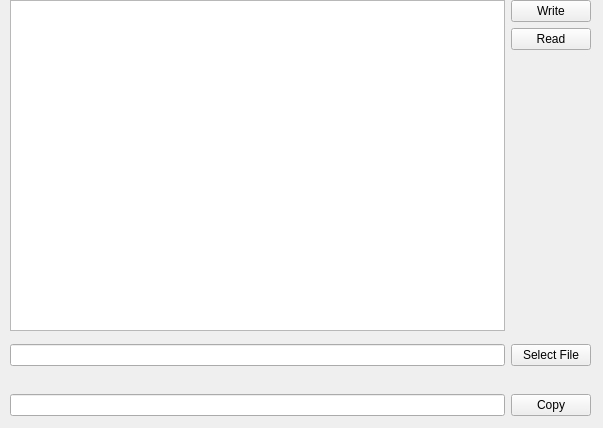
<?xml version="1.0" encoding="UTF-8"?>
<ui version="4.0">
 <class>Widget</class>
 <widget class="QWidget" name="Widget">
  <property name="geometry">
   <rect>
    <x>0</x>
    <y>0</y>
    <width>603</width>
    <height>428</height>
   </rect>
  </property>
  <property name="windowTitle">
   <string>Form</string>
  </property>
  <widget class="QWidget" name="">
   <property name="geometry">
    <rect>
     <x>10</x>
     <y>0</y>
     <width>581</width>
     <height>331</height>
    </rect>
   </property>
   <layout class="QHBoxLayout" name="horizontalLayout">
    <item>
     <widget class="QTextEdit" name="textEdit"/>
    </item>
    <item>
     <layout class="QVBoxLayout" name="verticalLayout">
      <item>
       <widget class="QPushButton" name="write_button">
        <property name="text">
         <string>Write</string>
        </property>
       </widget>
      </item>
      <item>
       <widget class="QPushButton" name="read_button">
        <property name="text">
         <string>Read</string>
        </property>
       </widget>
      </item>
      <item>
       <spacer name="verticalSpacer">
        <property name="orientation">
         <enum>Qt::Vertical</enum>
        </property>
        <property name="sizeHint" stdset="0">
         <size>
          <width>20</width>
          <height>40</height>
         </size>
        </property>
       </spacer>
      </item>
     </layout>
    </item>
   </layout>
  </widget>
  <widget class="QWidget" name="">
   <property name="geometry">
    <rect>
     <x>10</x>
     <y>330</y>
     <width>581</width>
     <height>51</height>
    </rect>
   </property>
   <layout class="QHBoxLayout" name="horizontalLayout_2">
    <item>
     <widget class="QLineEdit" name="source_line_edit"/>
    </item>
    <item>
     <widget class="QPushButton" name="select_file_button">
      <property name="text">
       <string>Select File</string>
      </property>
     </widget>
    </item>
   </layout>
  </widget>
  <widget class="QWidget" name="">
   <property name="geometry">
    <rect>
     <x>10</x>
     <y>380</y>
     <width>581</width>
     <height>51</height>
    </rect>
   </property>
   <layout class="QHBoxLayout" name="horizontalLayout_3">
    <item>
     <widget class="QLineEdit" name="dest_file_edit"/>
    </item>
    <item>
     <widget class="QPushButton" name="copy_file_button">
      <property name="text">
       <string>Copy</string>
      </property>
     </widget>
    </item>
   </layout>
  </widget>
 </widget>
 <resources/>
 <connections/>
</ui>
